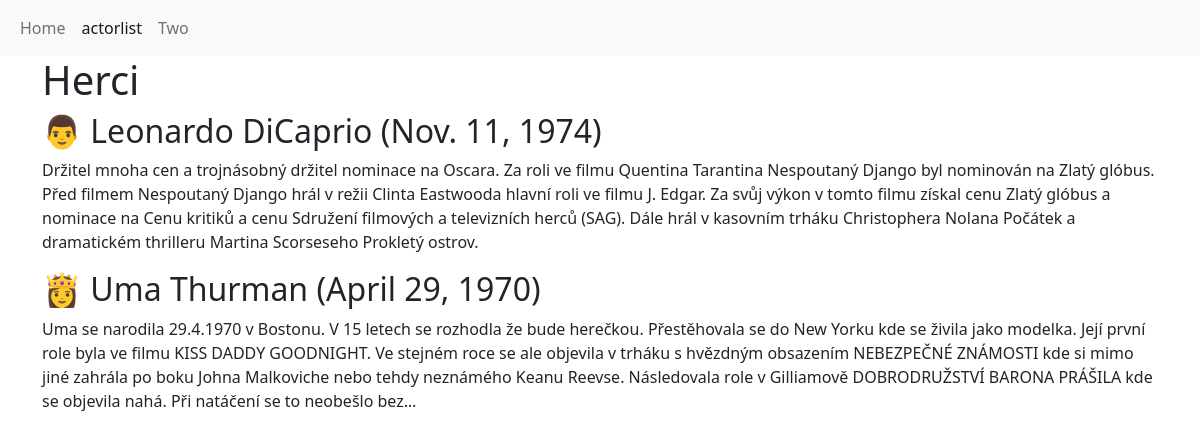
The page /herci on the database its author committed.
### gaflix/models.py (models this page shows, shortened)
class Actor(models.Model):
    name = models.CharField(max_length=255)
    description = models.TextField(null=True, blank=True)
    birth_date = models.DateField(null=True, blank=True)
    sex = models.CharField(choices=SEX_CHOICES, max_length=32, default=SEX_MALE)
    class Meta:
        ordering = ['name']

### gaflix/views.py (the view)
# urls.py: path('herci', actorlist, name='actorlist'),
def actorlist(request):
    context = {
        'actors': Actor.objects.filter(birth_date__year__gte=1963).order_by("-birth_date"),
        'SEX_MALE': SEX_MALE,
        'SEX_FEMALE': SEX_FEMALE
    }
    return render(request, 'actors.html', context)

### templates/actors.html (shortened to what this page needs)
{% extends 'base.html' %}
{% block content %}
    <div class="container">
        <h1>Herci</h1>
        {% for actor in actors %}
        <h2>
            {% if actor.sex == SEX_MALE %}
                👨
            {% elif actor.sex == SEX_FEMALE %}
                👸
            {% else%}
                ostatní
            {% endif %}
            {{ actor.name }} ({{actor.birth_date}})
        </h2>
        <p>{{ actor.description }}</p>
        {% endfor %}
    </div>
{% endblock %}

### rows shown on the page
Actor: name "Leonardo DiCaprio", birth_date "Nov. 11, 1974", description "Držitel mnoha cen a trojnásobný držitel nominace na Oscara. Za roli ve filmu Quentina Tarantina Nespoutaný Django byl nominován na Zlatý glóbus. Před filmem Nespoutaný Django hrál v režii Clinta Eastwooda hlavní roli ve filmu J. Edgar. Za svůj výkon v tomto filmu získal cenu Zlatý glóbus a nominace na Cenu kritiků a cenu Sdružení filmových a televizních herců (SAG). Dále hrál v kasovním trháku Christophera Nolana Počátek a dramatickém thrilleru Martina Scorseseho Prokletý ostrov."
Actor: name "Uma Thurman", birth_date "April 29, 1970", description "Uma se narodila 29.4.1970 v Bostonu. V 15 letech se rozhodla že bude herečkou. Přestěhovala se do New Yorku kde se živila jako modelka. Její první role byla ve filmu KISS DADDY GOODNIGHT. Ve stejném roce se ale objevila v trháku s hvězdným obsazením NEBEZPEČNÉ ZNÁMOSTI kde si mimo jiné zahrála po boku Johna Malkoviche nebo tehdy neznámého Keanu Reevse. Následovala role v Gilliamově DOBRODRUŽSTVÍ BARONA PRÁŠILA kde se objevila nahá. Při natáčení se to neobešlo bez…"
